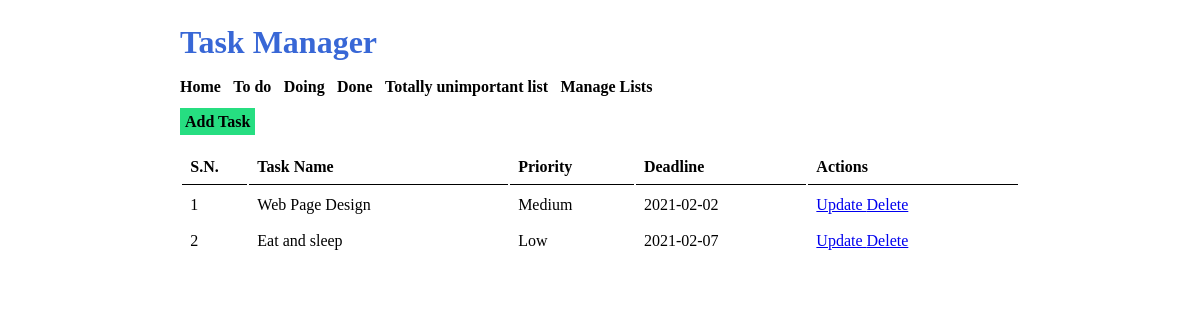
Page /list-task.php?list_id=1 on the committed database.
### tables this page shows
CREATE TABLE `tbl_lists` (
  `list_id` int(11) UNSIGNED NOT NULL,
  `list_name` varchar(50) NOT NULL,
  `list_description` varchar(150) DEFAULT NULL
);

CREATE TABLE `tbl_tasks` (
  `task_id` int(10) UNSIGNED NOT NULL,
  `task_name` varchar(150) NOT NULL,
  `task_description` text NOT NULL,
  `list_id` int(11) NOT NULL,
  `priority` varchar(10) NOT NULL,
  `deadline` date NOT NULL
);

### list-task.php (the view, shortened to what this page needs)
<?php
    $list_id_url = $_GET['list_id'];
?>
<html>
    <head>
        <link rel="stylesheet" href="<?php echo SITEURL; ?>css/style.css" />
    </head>
    <body>
        <div class="wrapper">
        <h1>Task Manager</h1>
        <div class="menu">
            <a href="<?php echo SITEURL; ?>">Home</a>
        <?php
            $conn2 = mysqli_connect(LOCALHOST, DB_USERNAME, DB_PASSWORD) or die(mysqli_error());
            $sql2 = "SELECT * FROM tbl_lists";
            $res2 = mysqli_query($conn2, $sql2);
            if($res2==true)
            {
                while($row2=mysqli_fetch_assoc($res2))
                {
                    $list_id = $row2['list_id'];
                    $list_name = $row2['list_name'];
                    ?>
                    <a href="<?php echo SITEURL; ?>list-task.php?list_id=<?php echo $list_id; ?>"><?php echo $list_name; ?></a>
                    <?php
                }
            }
        ?>
            <a href="<?php echo SITEURL; ?>manage-list.php">Manage Lists</a>
        </div>
        <div class="all-task">
            <a class="btn-primary" href="<?php echo SITEURL; ?>add-task.php">Add Task</a>
            <table class="tbl-full">
                <tr>
                    <th>S.N.</th>
                    <th>Task Name</th>
                    <th>Priority</th>
                    <th>Deadline</th>
                    <th>Actions</th>
                </tr>
                <?php
                    $conn = mysqli_connect(LOCALHOST, DB_USERNAME, DB_PASSWORD) or die(mysqli_error());
                    $sql = "SELECT * FROM tbl_tasks WHERE list_id=$list_id_url";
                    $res = mysqli_query($conn, $sql);
                    if($res==true)
                    {
                        $count_rows = mysqli_num_rows($res);
                        $sn = 1;
                        if($count_rows>0)
                        {
                            while($row=mysqli_fetch_assoc($res))
                            {
                                $task_id = $row['task_id'];
                                $task_name = $row['task_name'];
                                $priority = $row['priority'];
                                $deadline = $row['deadline'];
                                ?>
                                <tr>
                                    <td><?php echo $sn++; ?></td>
                                    <td><?php echo $task_name; ?></td>
                                    <td><?php echo $priority; ?></td>
                                    <td><?php echo $deadline; ?></td>
                                    <td>
                                        <a href="<?php echo SITEURL; ?>update-task.php?task_id=<?php echo $task_id; ?>">Update </a>
                                    <a href="<?php echo SITEURL; ?>delete-task.php?task_id=<?php echo $task_id; ?>">Delete</a>
                                    </td>
                                </tr>
                                <?php
                            }
                        }
                        else
                        {
                            ?>
                            <tr>
                                <td colspan="5">No tasks on this list.</td>
                            </tr>
                            <?php
                        }
                    }
                ?>
            </table>
        </div>
        </div>
    </body>
</html>

### css/style.css (style rules this page uses)
* { margin: 0; padding: 0; font-family: verdana; }
.wrapper { width: 70%; margin: 0 auto; padding: 2%; }
h1 { color: #3867d6; margin-bottom: 2%; }
.menu { margin-bottom: 2%; }
.menu a { font-weight: bold; margin-right: 1%; color: black; text-decoration: none; }
.btn-primary { background-color: #26de81; padding: 5px; font-weight: bold; text-decoration: none; color: black; }
.tbl-full { width: 100%; }
table tr th { text-align: left; border-bottom: 1px solid black; padding: 1%; padding-top: 3%; }
table tr td { padding: 1%; }

### rows in the picture
tbl_lists: list_name "To do"
tbl_lists: list_name "Doing"
tbl_lists: list_name "Done"
tbl_lists: list_name "Totally unimportant list"
tbl_tasks: task_name "Web Page Design", priority "Medium", deadline "2021-02-02"
tbl_tasks: task_name "Eat and sleep", priority "Low", deadline "2021-02-07"
